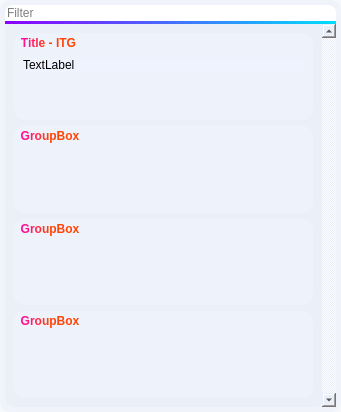
<?xml version="1.0" encoding="UTF-8"?>
<ui version="4.0">
 <class>Form</class>
 <widget class="QWidget" name="Form">
  <property name="geometry">
   <rect>
    <x>0</x>
    <y>0</y>
    <width>341</width>
    <height>412</height>
   </rect>
  </property>
  <property name="windowTitle">
   <string>Form</string>
  </property>
  <property name="styleSheet">
   <string notr="true">QWidget{
background-color: rgba(232, 236, 247, 100);
border-radius: 10px;
}
</string>
  </property>
  <layout class="QVBoxLayout" name="verticalLayout">
   <property name="leftMargin">
    <number>5</number>
   </property>
   <property name="topMargin">
    <number>5</number>
   </property>
   <property name="rightMargin">
    <number>5</number>
   </property>
   <property name="bottomMargin">
    <number>5</number>
   </property>
   <item>
    <widget class="QWidget" name="widget" native="true">
     <property name="minimumSize">
      <size>
       <width>0</width>
       <height>200</height>
      </size>
     </property>
     <property name="styleSheet">
      <string notr="true">background-color: rgba(232, 236, 247, 100);</string>
     </property>
     <layout class="QVBoxLayout" name="verticalLayout_4">
      <property name="spacing">
       <number>0</number>
      </property>
      <property name="leftMargin">
       <number>0</number>
      </property>
      <property name="topMargin">
       <number>0</number>
      </property>
      <property name="rightMargin">
       <number>0</number>
      </property>
      <property name="bottomMargin">
       <number>0</number>
      </property>
      <item>
       <widget class="QLineEdit" name="lineEdit">
        <property name="styleSheet">
         <string notr="true">QLineEdit{
border-radius: 0px;
border-top-right-radius: 8px;
border-top-left-radius: 8px;
background-color: rgb(255, 255, 255);
border-bottom: 3px solid qlineargradient(spread:pad, x1:0, y1:0, x2:1, y2:0, stop:0 rgb(140, 0, 255), stop:1 rgb(0, 221, 255));
}
</string>
        </property>
        <property name="placeholderText">
         <string>Filter</string>
        </property>
       </widget>
      </item>
      <item>
       <widget class="QScrollArea" name="scrollArea">
        <property name="styleSheet">
         <string notr="true">QScrollBar:vertical {
    background-color: rgb(56, 60, 72);
    width: 12px;
    border: 0.5px solid rgb(56, 60, 72);
    border-radius: 5px;
}

QScrollBar::handle:vertical {
    background-color: rgb(56, 60, 72);
    border: 2px solid qlineargradient(spread:pad, x1:0, y1:0, x2:1, y2:1, stop:0 rgb(255, 0, 221), stop:1 rgb(255, 115, 0));
    border-radius: 5px;
}

QScrollBar::add-line:vertical, QScrollBar::sub-line:vertical {
    background-color: transparent;
    border: none;
    width: 0;
}

QScrollBar::add-page:vertical, QScrollBar::sub-page:vertical {
    background-color: transparent;
}</string>
        </property>
        <property name="verticalScrollBarPolicy">
         <enum>Qt::ScrollBarAlwaysOn</enum>
        </property>
        <property name="horizontalScrollBarPolicy">
         <enum>Qt::ScrollBarAlwaysOff</enum>
        </property>
        <property name="widgetResizable">
         <bool>true</bool>
        </property>
        <widget class="QWidget" name="scrollAreaWidgetContents">
         <property name="geometry">
          <rect>
           <x>0</x>
           <y>0</y>
           <width>319</width>
           <height>381</height>
          </rect>
         </property>
         <property name="styleSheet">
          <string notr="true">QGroupBox{
	color: rgb(56, 60, 72);
	font-size: 12px;
	font-weight: bold;
	background-color: rgba(239, 243, 254, 150);
	border-radius: 10px;
	box-shadow: 30px 30px 50px rgb(0, 0, 0);
}

QGroupBox::title {
    subcontrol-origin: margin;
    subcontrol-position: top left;
    padding: 3px 5px;
	color: qlineargradient(spread:pad, x1:0, y1:0, x2:0.5, y2:0, x3:1, y3:0, stop:0 rgb(255, 8, 169), stop:1 rgb(255, 68, 6), stop:2 rgb(255, 213, 1));
    font-size: 16px; 
    font-weight: bold; 
	border-radius: 3px;
	font-family: Microsoft-YaHei;
	border-radius: 10px;
}
QLabel{
background-color: rgb(239, 243, 254);
border-radius: 8px;
}
QLabel:hover{
	color: qlineargradient(spread:pad, x1:0, y1:0, x2:1, y2:0, stop:0 rgba(0, 85, 255, 255), stop:1 rgba(1, 204, 187, 255));
	border-width: 5px;
	border-bottom-color: qlineargradient(spread:pad, x1:0, y1:0, x2:1, y2:0, stop:0 rgba(0, 85, 255, 255), stop:1 rgba(0, 85, 255, 0));
}</string>
         </property>
         <layout class="QVBoxLayout" name="verticalLayout_2">
          <item>
           <widget class="QGroupBox" name="groupBox">
            <property name="styleSheet">
             <string notr="true"/>
            </property>
            <property name="title">
             <string>Title - ITG</string>
            </property>
            <layout class="QVBoxLayout" name="verticalLayout_3">
             <property name="spacing">
              <number>3</number>
             </property>
             <property name="topMargin">
              <number>25</number>
             </property>
             <item alignment="Qt::AlignTop">
              <widget class="QLabel" name="label_6">
               <property name="text">
                <string>TextLabel</string>
               </property>
              </widget>
             </item>
            </layout>
           </widget>
          </item>
          <item>
           <widget class="QGroupBox" name="groupBox_2">
            <property name="title">
             <string>GroupBox</string>
            </property>
           </widget>
          </item>
          <item>
           <widget class="QGroupBox" name="groupBox_3">
            <property name="title">
             <string>GroupBox</string>
            </property>
           </widget>
          </item>
          <item>
           <widget class="QGroupBox" name="groupBox_4">
            <property name="title">
             <string>GroupBox</string>
            </property>
           </widget>
          </item>
         </layout>
        </widget>
       </widget>
      </item>
     </layout>
    </widget>
   </item>
  </layout>
 </widget>
 <resources>
  <include location="reso.qrc"/>
 </resources>
 <connections/>
</ui>
